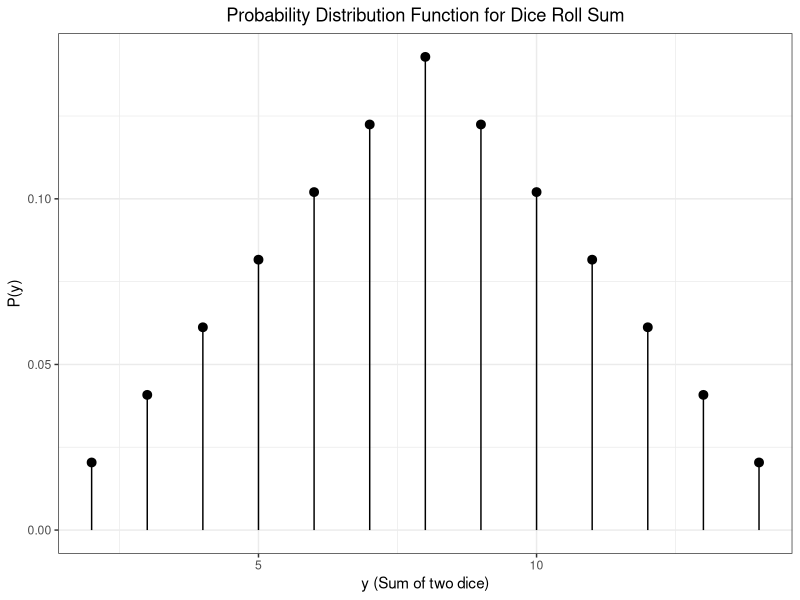
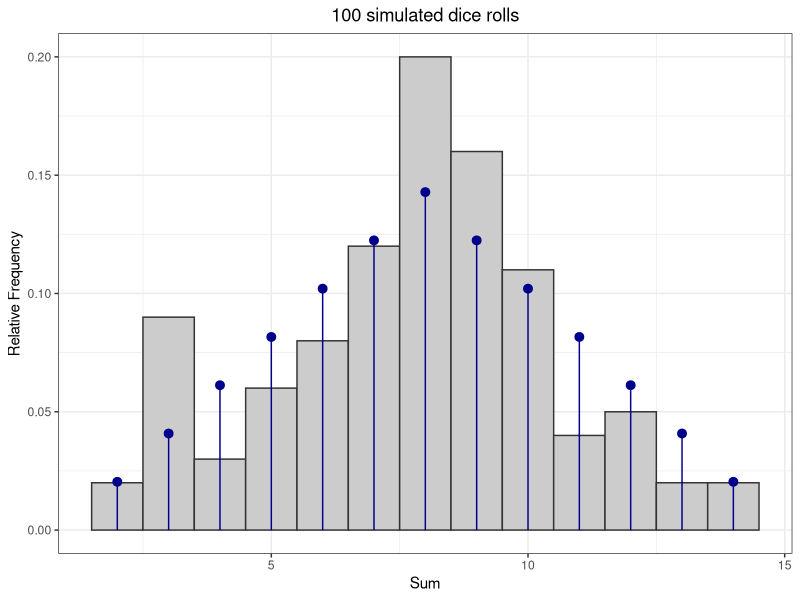
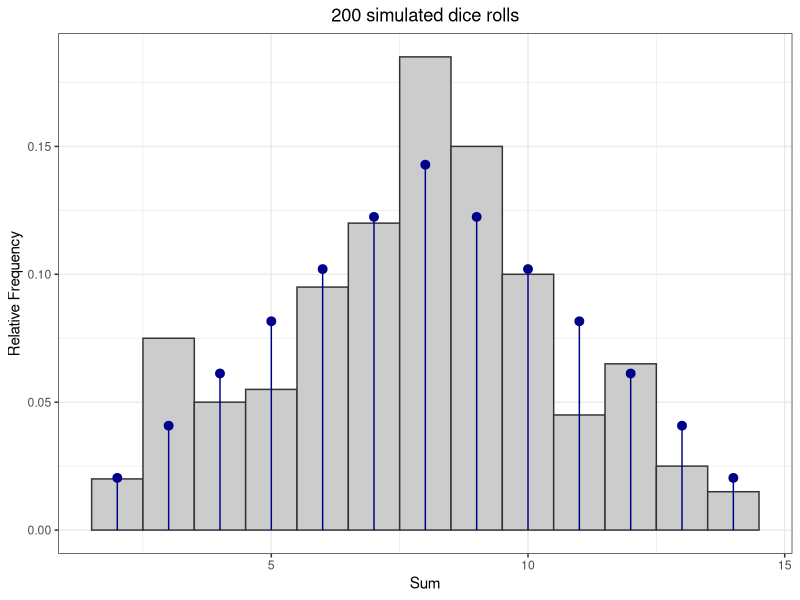
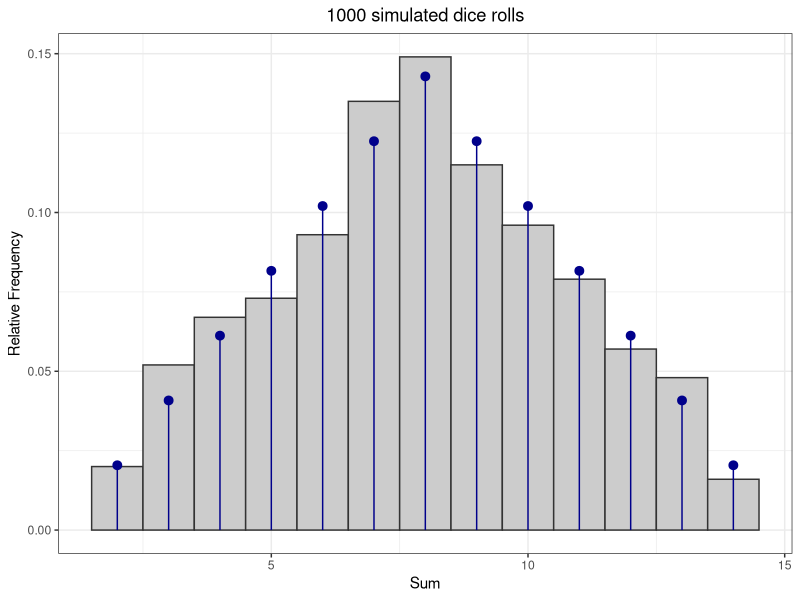
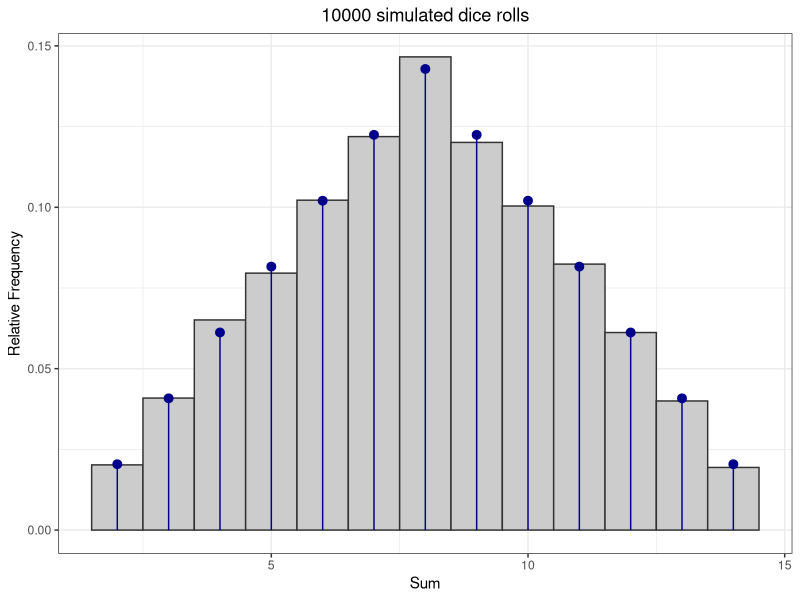
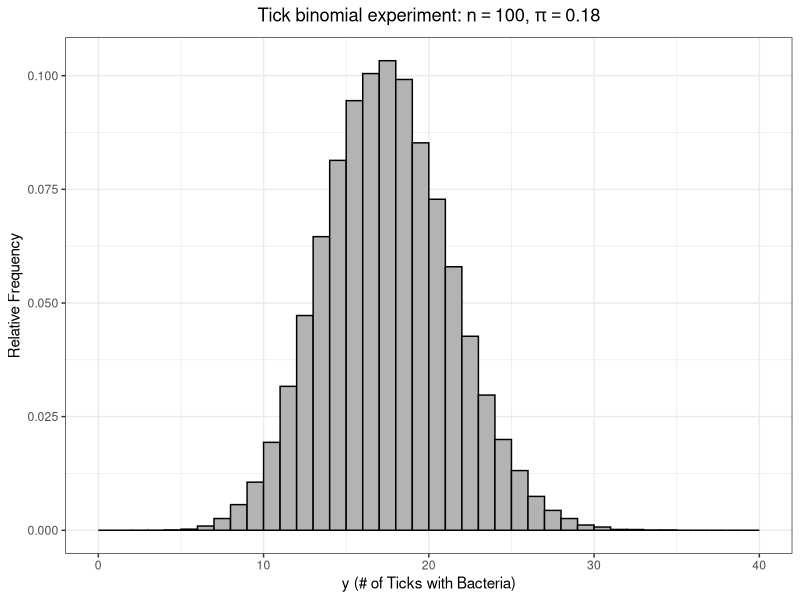
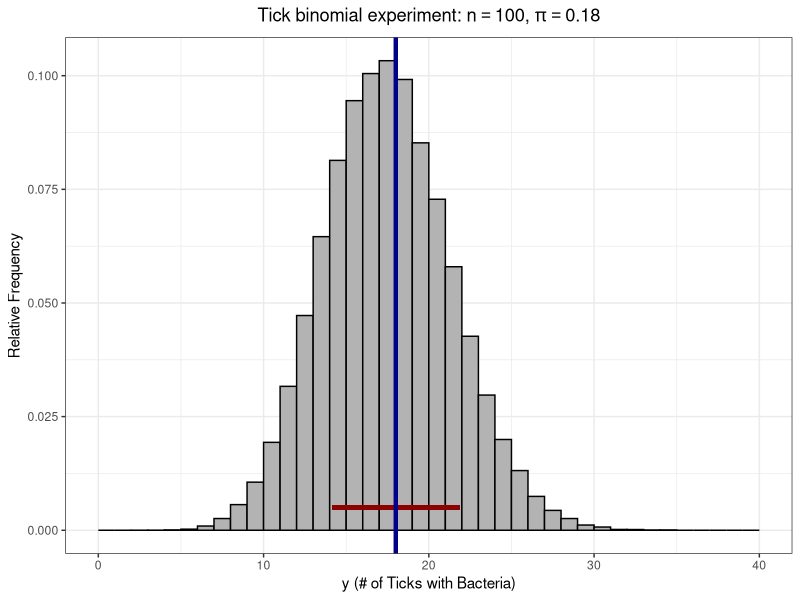

R code for these plots, in order:
############ Prereqs ############
options(stringsAsFactors = FALSE, scipen = 600)
oldPar <- par()
os <- Sys.info()["sysname"]
baseDir <- ifelse(os == "Windows", "C:/Users/ptrainor/gdrive", "~/gdrive")

library(tidyverse)
library(ggrepel)

setwd(paste0(baseDir, "/iTeach/AST_505/myLectures/lecture6_RandomVariablesProbDist"))

############ Roll of two die ############
df1 <- expand.grid(a = 1:7, b = 1:7)
df1$Sum <- df1$a + df1$b
df2 <- df1 %>% group_by(Sum) %>% summarize(ways = n())
df2$relFreq <- df2$ways / sum(df2$ways)

png(file = "diceRollPDF.png", height = 4, width = 6, units = "in", res = 600)
ggplot(df2, aes(x = Sum, ymin = 0, ymax = relFreq, y = relFreq)) + geom_pointrange() + theme_bw() + 
  labs(x = "y (Sum of two dice)", y = "P(y)") + ggtitle("Probability Distribution Function for Dice Roll Sum")+
  theme(plot.title = element_text(hjust = 0.5))
dev.off()

set.seed(3)
a <- sample(1:7, 10000, replace = TRUE)
set.seed(33)
b <- sample(1:7, 10000, replace = TRUE)
df3 <- data.frame(Sum = a + b)
df3$a <- "a"

png(file = "diceRollHist1.png", height = 4, width = 6, units = "in", res = 600)
ggplot(df3[1:100,], aes(x = Sum, y = (..count..)/sum(..count..))) + 
  geom_histogram(binwidth = 1, color = "grey20", fill = "grey80") + 
  geom_pointrange(data = df2, mapping = aes(x = Sum, ymin = 0, ymax = relFreq, y = relFreq), color = "darkblue") + 
  theme_bw() + ylab("Relative Frequency") + ggtitle("100 simulated dice rolls")+
  theme(plot.title = element_text(hjust = 0.5))
dev.off()

png(file = "diceRollHist2.png", height = 4, width = 6, units = "in", res = 600)
ggplot(df3[1:200,], aes(x = Sum, y = (..count..)/sum(..count..))) + 
  geom_histogram(binwidth = 1, color = "grey20", fill = "grey80") + 
  geom_pointrange(data = df2, mapping = aes(x = Sum, ymin = 0, ymax = relFreq, y = relFreq), color = "darkblue") + theme_bw() +
  ylab("Relative Frequency") + ggtitle("200 simulated dice rolls")+
  theme(plot.title = element_text(hjust = 0.5))
dev.off()

png(file = "diceRollHist3.png", height = 4, width = 6, units = "in", res = 600)
ggplot(df3[1:1000,], aes(x = Sum, y = (..count..)/sum(..count..))) + 
  geom_histogram(binwidth = 1, color = "grey20", fill = "grey80") + 
  geom_pointrange(data = df2, mapping = aes(x = Sum, ymin = 0, ymax = relFreq, y = relFreq), color = "darkblue") + theme_bw() +
  ylab("Relative Frequency") + ggtitle("1000 simulated dice rolls")+
  theme(plot.title = element_text(hjust = 0.5))
dev.off()

png(file = "diceRollHist4.png", height = 4, width = 6, units = "in", res = 600)
ggplot(df3, aes(x = Sum, y = (..count..)/sum(..count..))) + 
  geom_histogram(binwidth = 1, color = "grey20", fill = "grey80") + 
  geom_pointrange(data = df2, mapping = aes(x = Sum, ymin = 0, ymax = relFreq, y = relFreq), color = "darkblue") + theme_bw() +
  ylab("Relative Frequency") + ggtitle("10000 simulated dice rolls")+
  theme(plot.title = element_text(hjust = 0.5))
dev.off()

########### Tick example ###########
dbinom(0, 10, .18) + dbinom(1, 10, .18) + dbinom(2, 10, .18)
1 - pbinom(2, 10, .18)

set.seed(333)
df4 <- data.frame(x = rbinom(100000, 100, .18))

png(file = "TickBinom.png", height = 4, width = 6, units = "in", res = 600)
ggplot(df4, aes(x = x, y = (..count..)/sum(..count..))) + 
  geom_histogram(breaks = 0:100, color = "black", fill = "grey70") + 
  xlim(0, 40) + labs(x = "y (# of Ticks with Bacteria)", y = "Relative Frequency") + theme_bw() +
  ggtitle(expression(paste('Tick binomial experiment: ', n == 100, ", ", pi == 0.18)))+
  theme(plot.title = element_text(hjust = 0.5))
dev.off()

sqrt(100*.18*(1-.18))

png(file = "TickBinom2.png", height = 4, width = 6, units = "in", res = 600)
ggplot(df4, aes(x = x, y = (..count..)/sum(..count..))) + 
  geom_histogram(breaks = 0:100, color = "black", fill = "grey70") + 
  geom_segment(aes(x = 18, xend = 18 + sqrt(100*.18*(1-.18)), y = .005, yend = .005), color = "darkred", lwd = 1.5) +
  geom_segment(aes(x = 18, xend = 18 - sqrt(100*.18*(1-.18)), y = .005, yend = .005), color = "darkred", lwd = 1.5) +
  geom_vline(xintercept = 18, color = "darkblue", lwd = 1.5) +
  xlim(0, 40) + labs(x = "y (# of Ticks with Bacteria)", y = "Relative Frequency") + theme_bw() +
  ggtitle(expression(paste('Tick binomial experiment: ', n == 100, ", ", pi == 0.18)))+
  theme(plot.title = element_text(hjust = 0.5))
dev.off()


18 + 2 * sqrt(100*.18*(1-.18))
